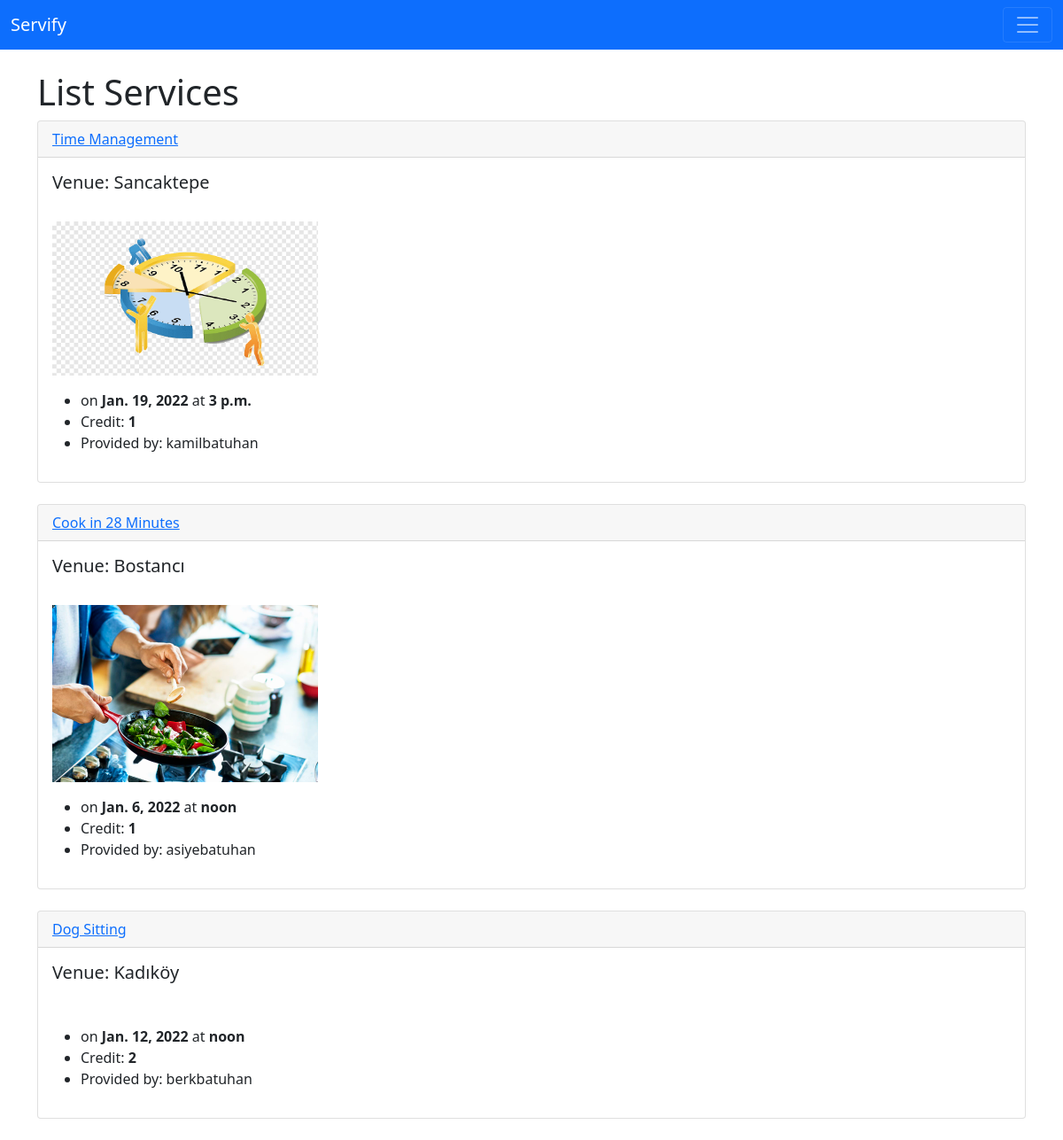
The app's page /all_services/, older data.
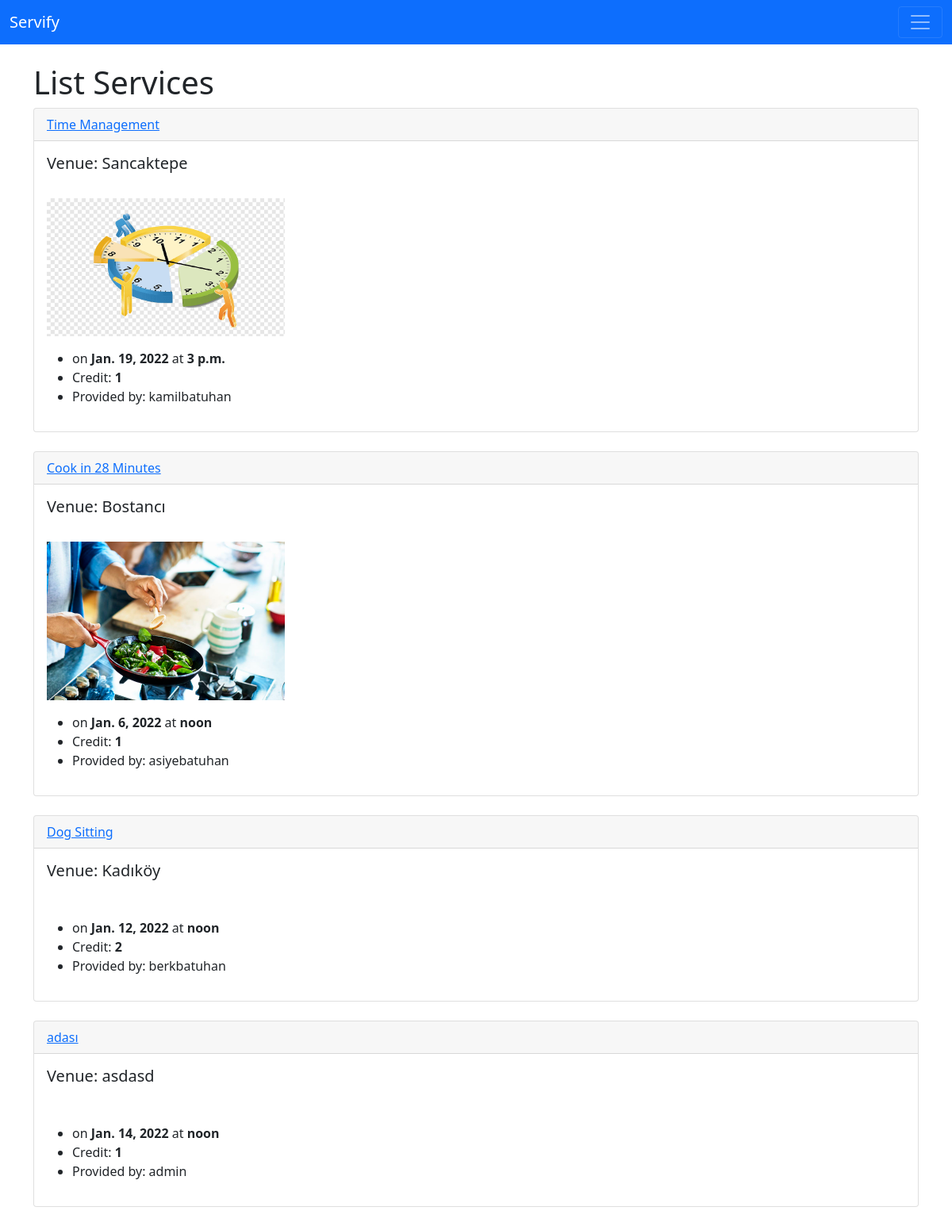
The same page, newer data.
### authenticate/models.py (models this page shows)
class Service(models.Model):
    name = models.CharField('Service Name', max_length=120)
    date = models.DateField('Service Date', blank=True, null = True)
    time = models.TimeField(default='12:00')
    description=models.TextField()
    venue = models.CharField('Venue Name', max_length=120)
    credit = models.PositiveIntegerField()
    service_picture = models.ImageField(null=True, blank=True)
    provider = models.ForeignKey(User,default="", on_delete=models.CASCADE, related_name='service_provider')
    applied_ones = models.ManyToManyField(User,default="", blank=True, related_name='service_applied_ones')
    attendees = models.ManyToManyField(User,default="", blank=True, related_name='service_attendees')
    others = models.ManyToManyField(User, default="", blank=True, related_name='service_others')
    owner = models.IntegerField("Service Owner", blank=False, default = 1)
    service_picture = models.ImageField(null=True, blank=True, upload_to = "images/")
    ChoicesForService = ((1,'Open'),(2,'Closed'),(3,'Done'))
    status = models.PositiveIntegerField(choices=ChoicesForService, default = 1)
    def __str__(self):
        return self.name

### authenticate/views.py (the view)
# urls.py: path('all_services/', views.all_services, name="all_services"),
def all_services(request):
    service_list = Service.objects.all()
    return render(request, 'list_services.html', {'service_list': service_list })

### authenticate/templates/list_services.html (shortened to what this page needs)
{% extends 'base.html' %}
{% block content %}
    <h1>List Services</h1>
    {% for service in service_list %}
    <div class="card">
        <div class="card-header">
            <a href="{% url 'show_service' service.id %}">     {{ service }}</a>
        </div>
        <div class="card-body">
          <h5 class="card-title">Venue: {{service.venue}}</h5>
          <p class="card-text">
            <br>
            {% if service.service_picture %}
            <img src="{{service.service_picture.url}}" width = 300>
            {% endif %}
            <ul>
                <li>on <strong>{{service.date}}</strong> at <strong>{{service.time}}</strong></li>
                <li>Credit:         <strong>{{service.credit}}</strong></li>
                <li>Provided by:    </strong>{{service.provider}}</strong></li>
            </ul>
          </p>
        </div>
      </div>
    <br>
    {% endfor %}
    {% endblock %}

### authenticate/templates/base.html (shortened to what this page needs)
<!doctype html>
<html lang="en">
  <head>
    <link href="https://cdn.jsdelivr.net/npm/bootstrap@5.1.3/dist/css/bootstrap.min.css" rel="stylesheet">
  </head>
  <body>
    <nav class="navbar navbar-dark bg-primary">
        <div class="container-fluid">
          <a class="navbar-brand" href="{% url 'home' %}">Servify</a>
          <button class="navbar-toggler" type="button" data-bs-toggle="collapse" data-bs-target="#navbarSupportedContent" aria-controls="navbarSupportedContent" aria-expanded="false" aria-label="Toggle navigation">
            <span class="navbar-toggler-icon"></span>
          </button>
        </div>
      </nav>
      <br/>
      <div class = "container">
      {% block content %}
    {% endblock %}
      </div>
  </body>
</html>

Row changes from the older to the newer data that the page shows:
added Service: name "adası", venue "asdasd", date "Jan. 14, 2022", time "noon", credit "1", provider "admin"
